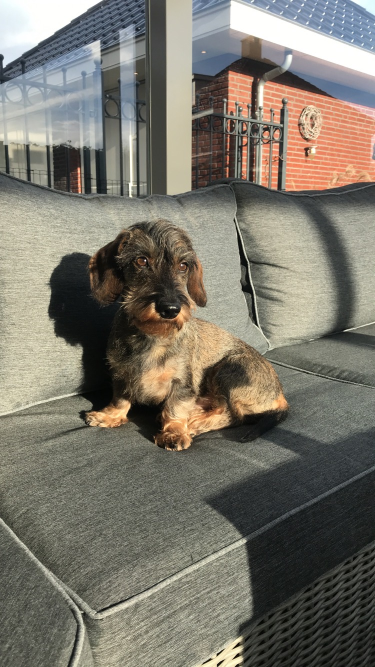
#> input picture chuck.JPG, 750 x 1334 px (shown at 1/2 size)
$ jupyter execute --allow-errors image_basic_manipulation.ipynb   (shell and % lines are left out)   (older library calls are emulated)
#> lines starting #> are read from the running program, lines starting #| are printed output that depends on the picture
## For what do we use all this??

See this [amazing visual presentation](http://jalammar.github.io/visual-numpy/):

* For matrix computation
* Data representation
* Audio
* Image
* Text

# Basic image manipulation in Python: NumPy and Scipy

Image can be understood as a 2D numerical array. Or 3D such as RGB, or MRI, etc. From now on, we will understand **image==np.array**

We will be using basically `numpy` for basic array manipulation and `scipy` with its `ndimage` submodule dedicated for image processing of n-dimensional images.

## Common tasks in image processing

* Input/Output, displaying images
* Basic manipulations: cropping, flipping, rotating, …
* Image filtering: denoising, sharpening
* Image segmentation: labeling pixels corresponding to different objects
* Classification
* Feature extraction
* Registration
* …

## Opening and writing to image files

[cell 1]
#import image chuck.png and show
import imageio
from scipy import misc
import matplotlib.pyplot as plt
import numpy as np

chuck = imageio.v2.imread('chuck.JPG')
#> chuck is the input picture: shape (1334, 750, 3); mean R, G, B 122.8, 118.5, 107.6

#show the image
plt.imshow(chuck)

[cell 2]
imageio.show_formats()

### Go from image to numpy array

[cell 3]
chuck = imageio.imread('chuck.jpg')
type(chuck)

print("\n", chuck.shape, chuck.dtype)
#|  (1334, 750, 3) uint8
#> (the rest of this cell did not finish here and is left out)

[cell 4]
chuck

[cell 5]
def rgb_splitter(image):
    rgb_list = ['Reds','Greens','Blues']
    fig, ax = plt.subplots(1, 3, figsize=(15,5), sharey = True)
    for i in range(3):
        ax[i].imshow(image[:,:,i], cmap = rgb_list[i])
        ax[i].set_title(rgb_list[i], fontsize = 15)

[cell 6]
plt.imshow(chuck[:,:,1], cmap=plt.cm.gray)
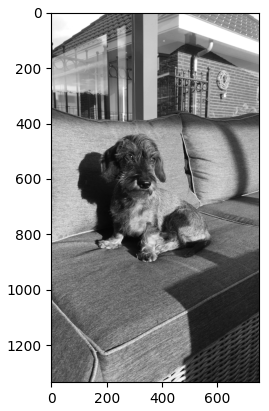
#> figure drawn by matplotlib, 1 panel

[cell 7]
rgb_splitter(chuck)
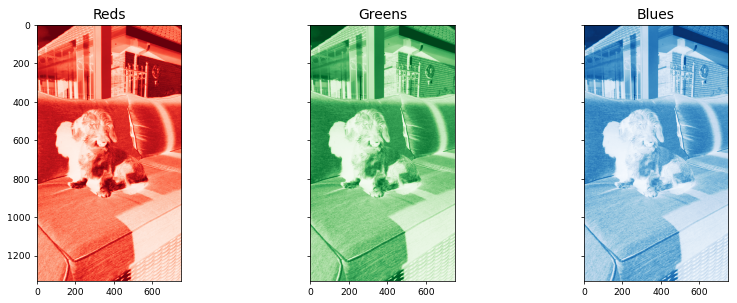
#> figure drawn by matplotlib, 3 panels

[cell 8]
chuck_c = chuck.copy()

[cell 9]
chuck_c[:,:,1] = 150
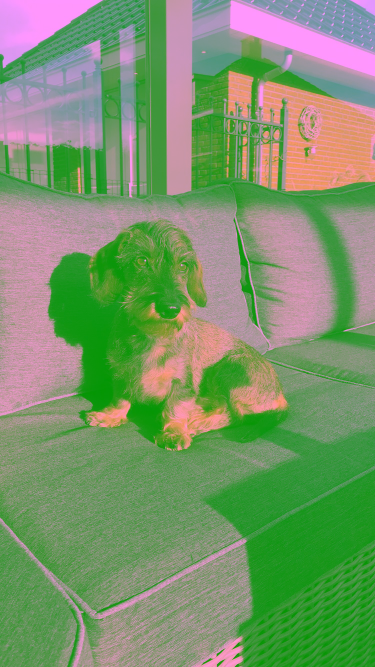
#> chuck_c: shape (1334, 750, 3) (shown at 1/2 size); mean R, G, B 122.8, 150, 107.6

[cell 10]
rgb_splitter(chuck_c)
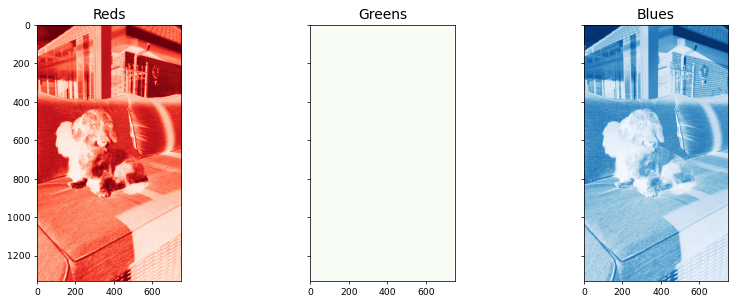
#> figure drawn by matplotlib, 3 panels

[cell 11]
plt.imshow(chuck_c)

### Slicing the image

[cell 12]
chuck2 = chuck[400:500, 570:670]
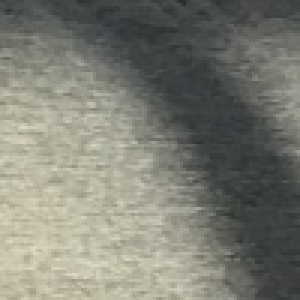
#> chuck2: shape (100, 100, 3) (shown 3 times larger); mean R, G, B 124.8, 125.7, 115.7

[cell 13]
print("\n", chuck2.shape, chuck2.dtype)
#|  (100, 100, 3) uint8
